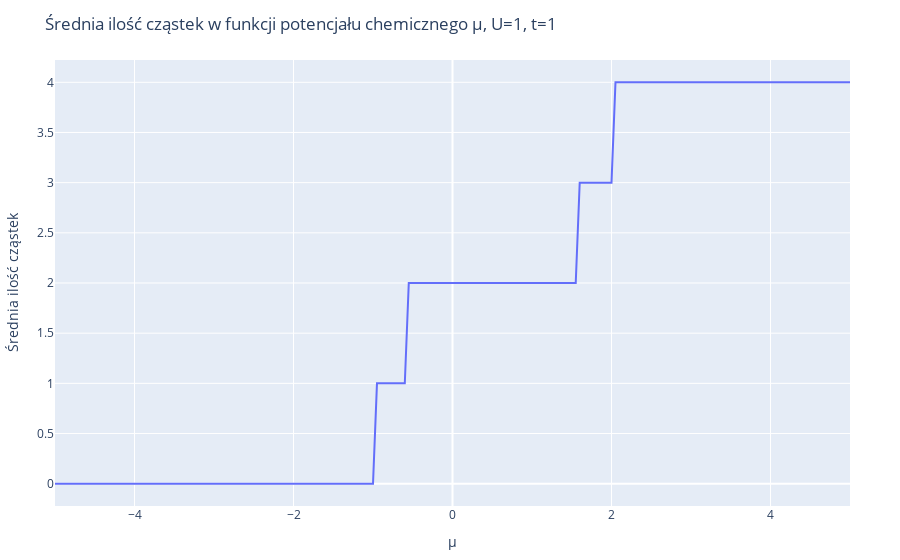

Notebook code for this chart:
### Markdown cell above
Średnia ilość cząstek w stanie, w zależności od potencjału chemicznego:

### Code cell
avg_no_particles = [[no_particles_from_state(state, N) for state in 
    [states_row[:, i] for states_row in eigvecs]] for i in 1:2^(2N)]

layout = Layout(
    title="Średnia ilość cząstek w funkcji potencjału chemicznego μ, U=$U, t=$t",
    xaxis_title="μ",
    yaxis_title="Średnia ilość cząstek",
)
plot([scatter(x=potentials, y=avg_no_particles[1])], layout)

### Figure 1 — Plotly figure (JSON) as saved in the notebook; plotly's stock layout.template omitted (floating-point values rounded to 4 significant figures; data arrays with more than 128 entries replaced by an {"elided": "..."} marker saying what was removed)
{"data": [{"type": "scatter", "x": {"elided": "201 float values"}, "y": {"elided": "201 float values"}}], "layout": {"margin": {"b": 50, "l": 50, "r": 50, "t": 60}, "title": "Średnia ilość cząstek w funkcji potencjału chemicznego μ, U=1, t=1", "xaxis": {"title": {"text": "μ"}}, "yaxis": {"title": {"text": "Średnia ilość cząstek"}}}}
